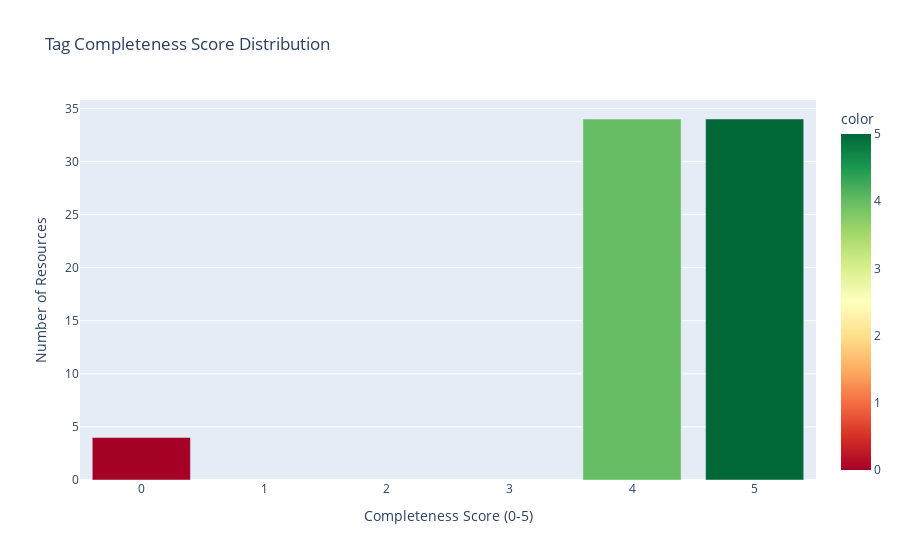

This figure's notebook cell:
### Code cell
# Visualize tag completeness distribution
completeness_dist = df['TagCompletenessScore'].value_counts().sort_index()

fig = px.bar(
    x=completeness_dist.index,
    y=completeness_dist.values,
    title='Tag Completeness Score Distribution',
    labels={'x': 'Completeness Score (0-5)', 'y': 'Number of Resources'},
    color=completeness_dist.index,
    color_continuous_scale='RdYlGn'
)
fig.show()

### Figure 1 — Plotly figure (JSON) as saved in the notebook; plotly's stock layout.template omitted (floating-point values rounded to 4 significant figures)
{"data": [{"hovertemplate": "Completeness Score (0-5)=%{x}<br>Number of Resources=%{y}<br>color=%{marker.color}<extra></extra>", "legendgroup": "", "marker": {"color": [0, 4, 5], "coloraxis": "coloraxis", "pattern": {"shape": ""}}, "name": "", "orientation": "v", "showlegend": false, "textposition": "auto", "type": "bar", "x": [0, 4, 5], "xaxis": "x", "y": [4, 34, 34], "yaxis": "y"}], "layout": {"barmode": "relative", "coloraxis": {"colorbar": {"title": {"text": "color"}}, "colorscale": [[0, "rgb(165,0,38)"], [0.1, "rgb(215,48,39)"], [0.2, "rgb(244,109,67)"], [0.3, "rgb(253,174,97)"], [0.4, "rgb(254,224,139)"], [0.5, "rgb(255,255,191)"], [0.6, "rgb(217,239,139)"], [0.7, "rgb(166,217,106)"], [0.8, "rgb(102,189,99)"], [0.9, "rgb(26,152,80)"], [1, "rgb(0,104,55)"]]}, "legend": {"tracegroupgap": 0}, "title": {"text": "Tag Completeness Score Distribution"}, "xaxis": {"anchor": "y", "domain": [0, 1], "title": {"text": "Completeness Score (0-5)"}}, "yaxis": {"anchor": "x", "domain": [0, 1], "title": {"text": "Number of Resources"}}}}
